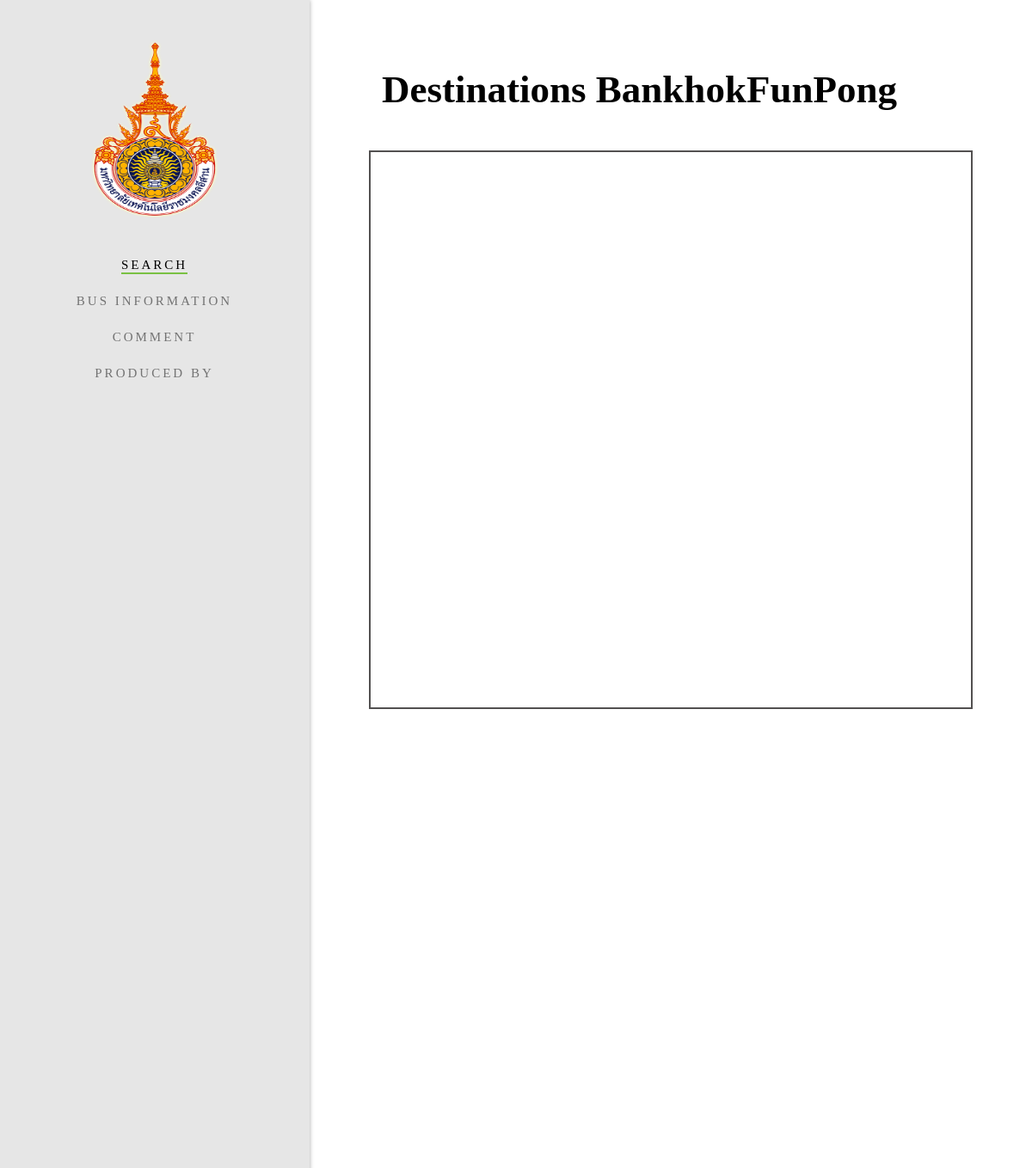
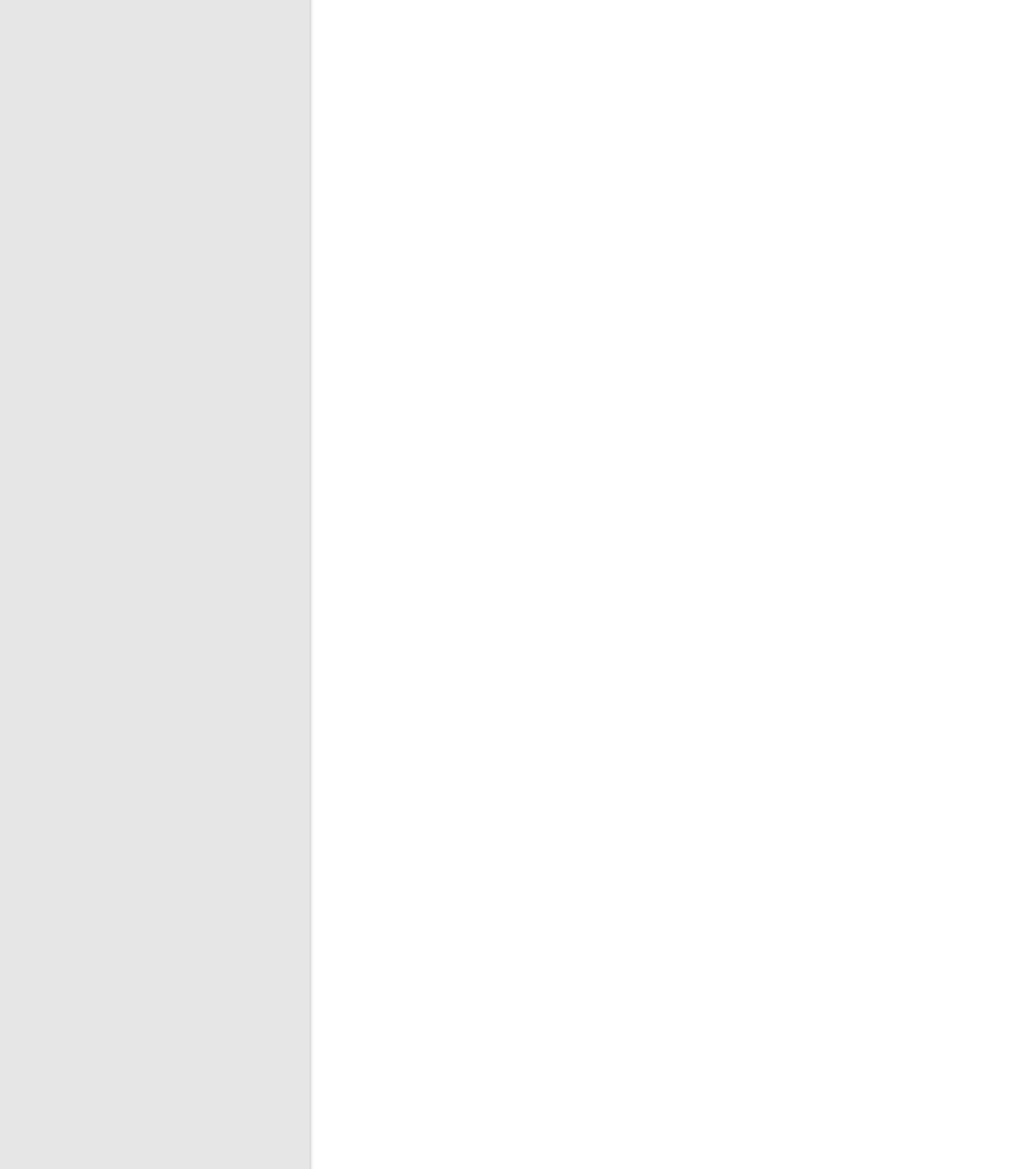
/User/search_show.php?car=2&&search=BankhokFunPong   &&Lat=16.4352783&&Lng=102.7709852, run on the app's committed database (2 pictures, top to bottom).
### tables this page shows
CREATE TABLE `vocabulary` (
  `ID` int(254) NOT NULL,
  `THAI` text NOT NULL,
  `ENGLISH` text NOT NULL
);

### User/search_show.php (the view, shortened to what this page needs)
<?php include('php/connect.php');
  ?>
<!DOCTYPE html>
	<link rel="stylesheet" href="css/animate.css">
	<link rel="stylesheet" href="css/icomoon.css">
	<link rel="stylesheet" href="css/bootstrap.css">
	<link rel="stylesheet" href="css/owl.carousel.min.css">
	<link rel="stylesheet" href="css/owl.theme.default.min.css">
	<link rel="stylesheet" href="css/style.css">
	</head>
	<body>
	<div id="fh5co-page">
		<aside id="fh5co-aside" role="complementary" class="border js-fullheight">
			<h1 id="fh5co-logo"><a href="index.php"><img src="img/RMUTI.png"width="150"  height="220" ></a></h1>
			<nav id="fh5co-main-menu" role="navigation">
						<ul>
                        	<?php
			if($_SESSION["Language"]=='TH')
			{
				$cheking='THAI';
			}
				else
			{
				$cheking='ENGLISH';
			}
			$sql = "SELECT * FROM vocabulary WHERE ID = 2";
			if($rs = @mysqli_query($con, $sql))
		    {
					if($bn = mysqli_fetch_array($rs))
					{?>
					<li class="fh5co-active"><a href="index.php"><?php echo $bn[$cheking];?></a></li>
                      <?php
							}
			}
					?>
                                        	<?php
			$sql = "SELECT * FROM vocabulary WHERE ID = 3";
			if($rs = @mysqli_query($con, $sql))
		    {
					if($bn = mysqli_fetch_array($rs))
					{?>
                      <li><a href="datacar.php"><?php echo $bn[$cheking];?></a></li>
                      <?php
					}
			}
					?>
                                                 	<?php
			$sql = "SELECT * FROM vocabulary WHERE ID = 4";
			if($rs = @mysqli_query($con, $sql))
		    {
					if($bn = mysqli_fetch_array($rs))
					{?>
                      <li><a href="comment.php"><?php echo $bn[$cheking];?></a></li>
                      <?php
					}
			}
					?>
                                                 	<?php
			$sql = "SELECT * FROM vocabulary WHERE ID = 5";
			if($rs = @mysqli_query($con, $sql))
		    {
					if($bn = mysqli_fetch_array($rs))
					{?>
                      <li ><a href="Creator.php"><?php echo $bn[$cheking];?></a></li>
                      <?php
					}
			}
					?>
				</ul>
			</nav>
		</aside>
		<div id="fh5co-main">
			<div class="fh5co-narrow-content animate-box fh5co-border-bottom" data-animate-effect="fadeInLeft">
				<h2 class="fh5co-heading animate-box" data-animate-effect="fadeInLeft">
				<?php
			$sql = "SELECT * FROM vocabulary WHERE ID = 8";
			if($rs = @mysqli_query($con, $sql))
		    {
					if($bn = mysqli_fetch_array($rs))
					{?>
                      <?php echo $bn[$cheking];?>
                      <?php
					}
			}
					?> <?php echo $_GET['search'];?>
					</h2>
				<div class="row">
					<?php include('map_search.php'); ?>
				</div>
                <div class="fh5co-narrow-content">
				<div class="row">
					<div class="col-md-5">
					</div>
				</div>
			</div>
			</div>
		</div>
	</div>
	</body>
</html>

### User/css/style.css (style rules this page uses)
body { font-family: "Roboto", Arial, sans-serif; font-weight: 300; font-size: 20px; line-height: 1.6; color: rgba(0, 0, 0, 0.5); }
a { color: #7ac143; -webkit-transition: 0.5s; -o-transition: 0.5s; transition: 0.5s; }
h1, h2, h3, h4, h5, h6 { color: #000; font-family: "Merriweather", Times, serif; font-weight: 700; margin: 0 0 30px 0; }
#fh5co-page { width: 100%; overflow: hidden; position: relative; }
#fh5co-aside { padding-top: 40px; padding-bottom: 40px; width: 16.50%; position: fixed; bottom: 0; top: 0; left: 0; overflow-y: scroll; background: #e6e6e6; z-index: 1001; -webkit-box-shadow: 0px 0px 5px 0px rgba(0, 0, 0, 0.35); -moz-box-shadow: 0px 0px 5px 0px rgba(0, 0, 0, 0.35); -ms-box-shadow: 0px 0px 5px 0px rgba(0, 0, 0, 0.35); -o-box-shadow: 0px 0px 5px 0px rgba(0, 0, 0, 0.35); box-shadow: 0px 0px 5px 0px rgba(0, 0, 0, 0.35); -webkit-transition: 0.5s; -o-transition: 0.5s; transition: 0.5s; }
#fh5co-aside.border { border-right: 1px solid #e6e6e6; }
@media screen and (max-width: 1200px) { #fh5co-aside { width: 30%; } }
#fh5co-aside #fh5co-logo { text-align: center; }
#fh5co-aside #fh5co-logo a { text-align: center; }
#fh5co-aside #fh5co-main-menu ul { text-align: center; margin: 0; padding: 0; }
#fh5co-aside #fh5co-main-menu ul li { margin: 0 0 10px 0; padding: 0; list-style: none; }
#fh5co-aside #fh5co-main-menu ul li a { color: rgba(0, 0, 0, 0.5); text-decoration: none; letter-spacing: .1em; text-transform: uppercase; font-size: 15px; font-weight: 300; position: relative; -webkit-transition: 0.3s; -o-transition: 0.3s; transition: 0.3s; padding: 10px 10px; letter-spacing: .2em; font-family: "Merriweather", Times, serif; }
#fh5co-aside #fh5co-main-menu ul li a:after { content: ""; position: absolute; height: 2px; bottom: 7px; left: 10px; right: 10px; background-color: #7ac143; visibility: hidden; -webkit-transform: scaleX(0); -moz-transform: scaleX(0); -ms-transform: scaleX(0); -o-transform: scaleX(0); transform: scaleX(0); -webkit-transition: all 0.3s cubic-bezier(0.175, 0.885, 0.32, 1.275); -moz-transition: all 0.3s cubic-bezier(0.175, 0.885, 0.32, 1.275); -ms-transition: all 0.3s cubic-bezier(0.175, 0.885, 0.32, 1.275); -o-transition: all 0.3s cubic-bezier(0.175, 0.885, 0.32, 1.275); transition: all 0.3s cubic-bezier(0.175, 0.885, 0.32, 1.275); }
#fh5co-aside #fh5co-main-menu ul li.fh5co-active a { color: black; }
#fh5co-aside #fh5co-main-menu ul li.fh5co-active a:after { visibility: visible; -webkit-transform: scaleX(1); -moz-transform: scaleX(1); -ms-transform: scaleX(1); -o-transform: scaleX(1); transform: scaleX(1); }
#fh5co-main { width: 85%; float: right; -webkit-transition: 0.5s; -o-transition: 0.5s; transition: 0.5s; }
@media screen and (max-width: 1200px) { #fh5co-main { width: 70%; } }
#fh5co-main .fh5co-narrow-content { position: relative; width: 80%; margin: 0 auto; padding: 4em 0; }
.fh5co-border-bottom { border-bottom: 1px solid #f0f0f0; }
.fh5co-heading { font-size: 45px; margin-bottom: 1em; }
.js .animate-box { opacity: 0; }

### data on the page
vocabulary: ENGLISH "SEARCH"
vocabulary: ENGLISH "BUS INFORMATION"
vocabulary: ENGLISH "COMMENT"
vocabulary: ENGLISH "PRODUCED BY"
vocabulary: ENGLISH "Destinations"

### other printed values
$_GET['search'] "BankhokFunPong"
